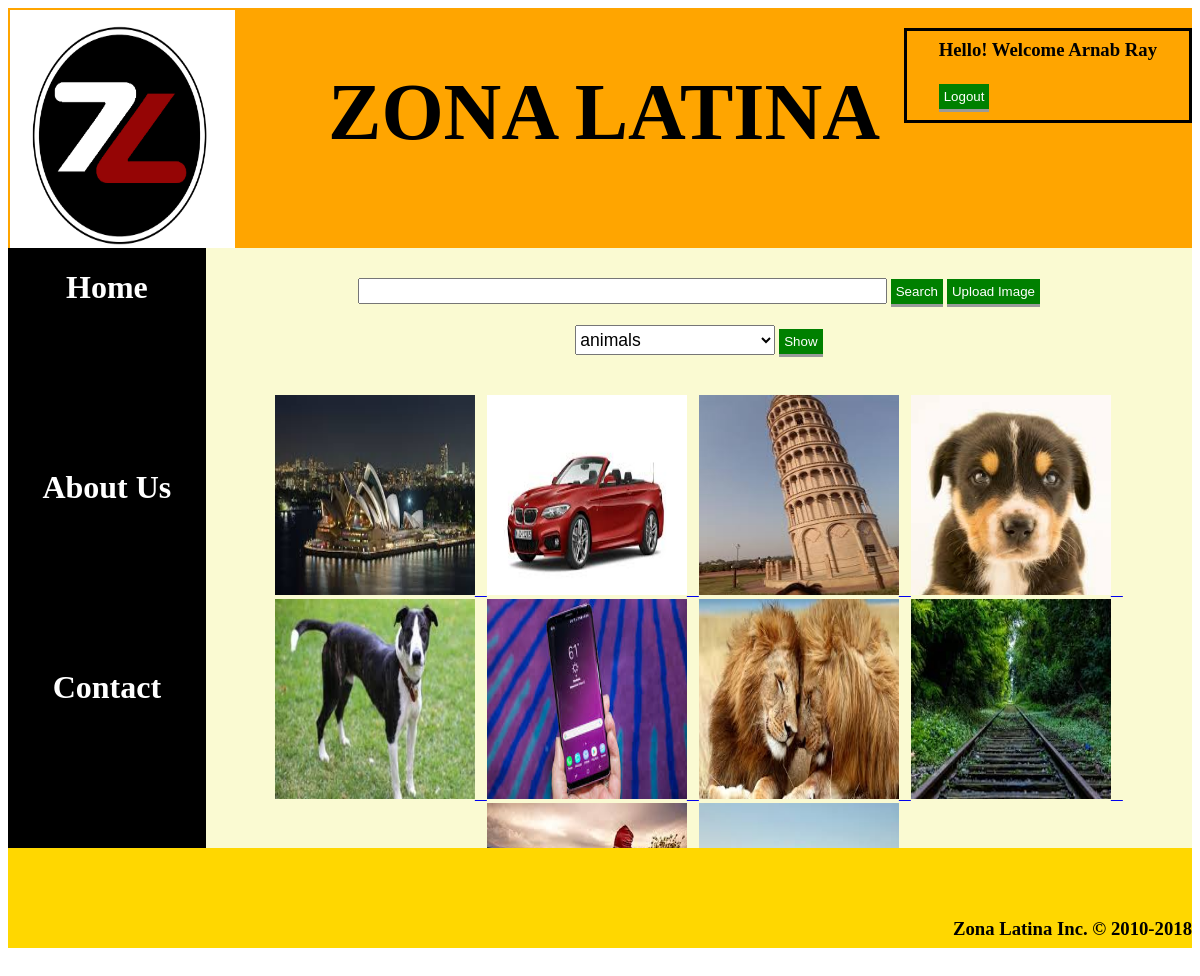
The app's page /login.php (signed in) with its own data.
### tables this page shows
CREATE TABLE `user` (
  `user_id` int(11) NOT NULL,
  `fname` varchar(1000) NOT NULL,
  `lname` varchar(1000) NOT NULL,
  `username` varchar(255) NOT NULL,
  `user_pwd` varchar(32) NOT NULL,
  `status` tinyint(1) NOT NULL,
  `type` tinyint(1) NOT NULL
);

CREATE TABLE `picdetails` (
  `pic_id` int(11) NOT NULL,
  `pic_name` varchar(1000) NOT NULL,
  `pic_des` varchar(1000) NOT NULL,
  `pic_cat` varchar(255) NOT NULL,
  `username` varchar(1000) NOT NULL
);

### login.php (the view, shortened to what this page needs)
<?php
include('dbconn.php');
?>
<html>
    <head>
    <link rel="stylesheet" type="text/css" href="style2.css">
    </head>
    <body>
        <form method="post" enctype="multipart/form-data">
        <div class="wrapper">
        <div class="header">
            <div class="headerpic">
            <img src="image.jpg" height="240" width="225"/>
            </div>
            <div class="heading">
                <h1 align="center" style="font-weight=bold; font-height=200;">ZONA LATINA</h1>
            </div>
            <div class="login">
            <table align="center">
                <tr><td><h3>Hello! Welcome <?php $user=$_COOKIE['username']; $sql="SELECT fname,lname FROM user WHERE username='$user'"; $result=mysqli_query($conn,$sql); $row=mysqli_fetch_array($result);
                    echo $row[0]."&nbsp;".$row[1];
                    ?> <br/></h3></td></tr>
                <tr><td><a href="index.php"><input type="submit" name="logoutBtn" value="Logout" class="sub"></a></td>
                    </tr>
                </table>
                     </div>
            </div>
        </div>
        <div id="left">
        <div id="left1">
            <a href="login.php" style="text-decoration:none; border-bottom:5px solid white;"><h1 style="color:white;">Home</h1></a>
        </div>
        <div id="left2">
            <a href="about2.php" style="text-decoration:none; border-bottom:5px solid white;"><h1 style="color:white;">About Us</h1></a>
        </div>
        <div id="left3">
            <a href="contact_us2.php" style="text-decoration:none; border-bottom:5px solid white;"><h1 style="color:white;">Contact</h1></a>
        </div>
            </div>
        <div id="content">
        <div id="content2">
               <input type="text" size="50" name="search" class="search"/>
                <input type="submit" value="Search" class="sub" name="searchBtn" default/>
                 <input type="submit" value="Upload Image" class="sub" name="uploadBtn"/>
                </div>
            <br/><select name="select" id="dropdown-list">
     <?php
             $sql = "SELECT * FROM albumdetails";
$result = mysqli_query($conn,$sql);
while ($row = mysqli_fetch_array($result))
{
    echo "<option>".$row[1]."</option>";
}
   ?>
            </select>
    <input type="submit" name="sub" value="Show" class="sub"/>
            <div id="adjust">
                <br/>
            <?php if(!empty($_REQUEST['sub'])){ ?>
            <div id="display">
            <?php
            if(!empty($_REQUEST['sub'])){
            $cat=$_REQUEST['select'];
            setcookie('cat',$cat,time()+3600);
            $sql="SELECT * FROM picdetails WHERE pic_cat='$cat' ";
            $result=mysqli_query($conn,$sql);
            $row=mysqli_num_rows($result);
                if(empty($row))
                {
                    echo "No image exists!";
                }
            while($rws=mysqli_fetch_array($result))
            {
            ?>
            <div id="image">
            <?php  echo "<a href=updateData.php?id=".$rws[0]."><img src=uploads/".$rws[1]." &nbsp; "."height=200 width=200 />"."&nbsp; &nbsp;</a>";
                ?>
            </div>
                <?php
            }
            }
            ?>
            </div>
        <?php } else { ?>
            <div id="random">
            <?php
            $sql4="SELECT * FROM picdetails ORDER BY RAND() LIMIT 10";
            $result4=mysqli_query($conn,$sql4);
            while($rws4=mysqli_fetch_array($result4))
            {
                echo "<a href=updateData.php?id=".$rws4[0]."><img src=uploads/".$rws4[1]." &nbsp; "."height=200 width=200 />"."&nbsp; &nbsp;</a>";
            }
            ?>
            </div>
            <?php } ?>
            </div>
        </div>
            <div id="footer">
        <h3 align="right" style="margin-top:70px;">Zona Latina Inc. &copy; 2010-2018</h3>
    </div>
        </form>
    </body>
</html>

### style2.css (style rules this page uses)
.wrapper { width: 100%; border: 5px auto; }
.header { width: 100%; height: 240px; background-color: orange; float: left; }
.headerpic { width: 25%; border: 5px; border-color: black; padding: 2px; float: left; }
.heading { margin-top: 5px; width: 50%; color: black; float: left; vertical-align: middle; height: 500px; font-size: 250%; }
.login { width: 23%; float: right; border-style: solid; padding: 5px 5px; margin-top: 20px; text-decoration-style: solid; font-size-adjust: auto; }
#content { width: 83.3%; height: 600px; background-color: lightgoldenrodyellow; text-align: center; float: left; overflow: scroll; overflow-x: hidden; }
#left { width: 16.7%; height: 600px; background-color: black; float:left; vertical-align: middle; }
#left1 { width:100%; height:200px; float:left; text-align: center; }
#left2 { width:100%; height:200px; float:Left; text-align: center; }
#left3 { width:100%; height:200px; float: left; text-align: center; }
#footer { width:100%; height: 100px; background-color: gold; float:left; align-content:right; }
#content2 { margin-top: 30px; }
.sub { background-color: green; border: none; color: white; padding: 5px 5px; text-align: center; text-decoration: none; display: inline-block; border-bottom-style: outset; }
.search { font-size: 1.05em; }
#random { margin-top: 20px; }
#dropdown-list { width: 200px; height: 30px; font-size: 1.1em; }

### records on screen
user: fname "Arnab", lname "Ray"
picdetails: pic_name (picture)
picdetails: pic_name (picture)
picdetails: pic_name (picture)
picdetails: pic_name (picture)
picdetails: pic_name (picture)
picdetails: pic_name (picture)
picdetails: pic_name (picture)
picdetails: pic_name (picture)
picdetails: pic_name (picture)
picdetails: pic_name (picture)

### other values on screen
form field select "animals"
